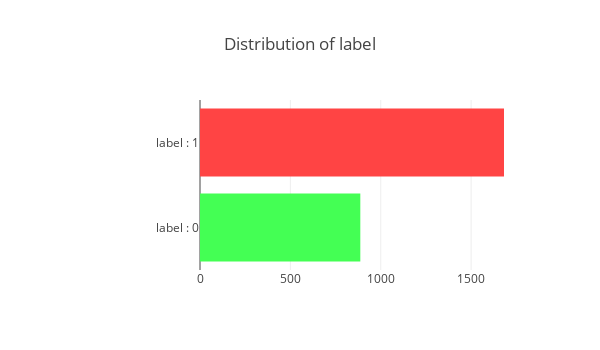

Here is the notebook cell this chart was saved with:
### Markdown cell above
### Distribution of label

### Code cell
# temp = merge_df['label'].value_counts()
# df = pd.DataFrame({"labels":temp.index,
#                    "values":temp.values
#                   })
# print(df)
# df.plot(kind='pie',x='labels',y='values', title="buy luhu or not")
bar_hor(merge_df, "label", "Distribution of label", color=['#44ff54','#ff4444'], h=350, w=600,
       lm=200, xlb=['label : 0', "label : 1"])

### Figure 1 — Plotly figure (JSON) as saved in the notebook; plotly's stock layout.template omitted (floating-point values rounded to 4 significant figures)
{"data": [{"marker": {"color": ["#44ff54", "#ff4444"]}, "orientation": "h", "type": "bar", "uid": "1d0689cc-9587-11e8-8ac3-6c40089fb510", "x": [887, 1682], "y": ["label : 0", "label : 1"]}], "layout": {"height": 350, "margin": {"l": 200}, "title": "Distribution of label", "width": 600}}
